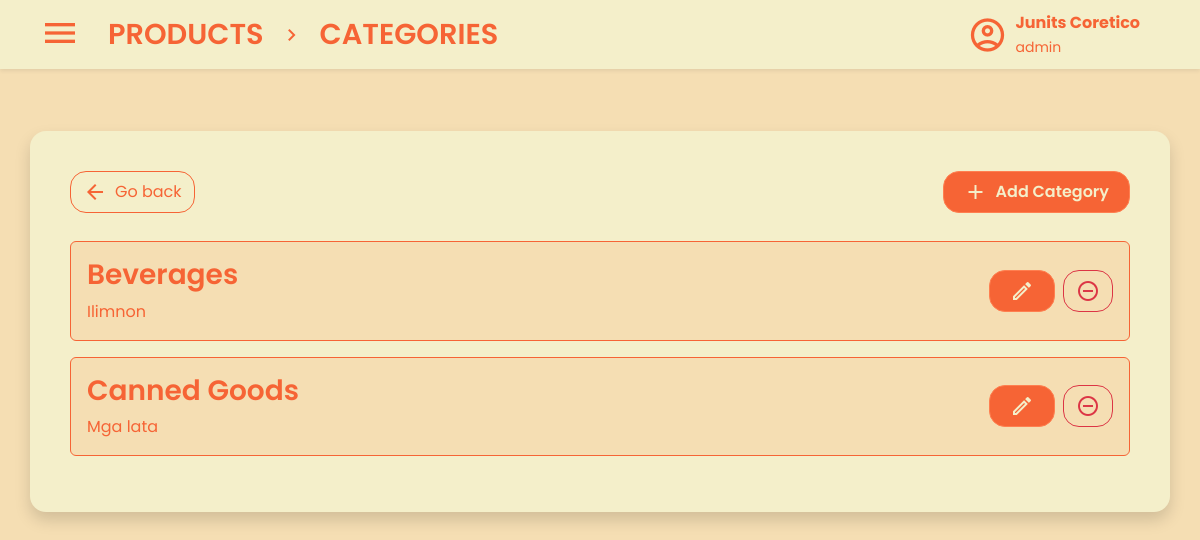
Before: /views/products/categories.php (signed in) with the older database file.
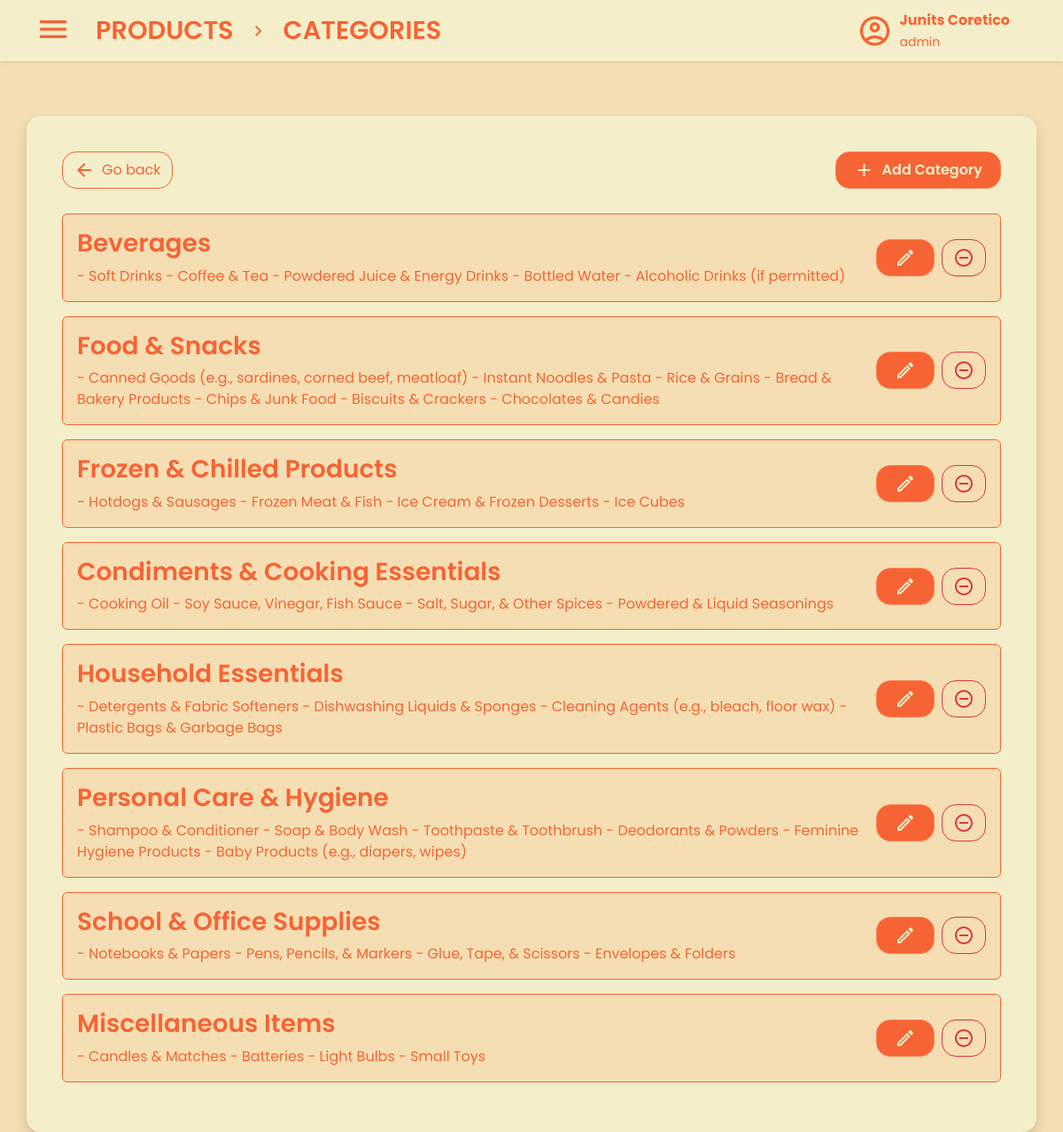
After: the same page with the newer database file.
### tables this page shows
CREATE TABLE `categories` (
  `CategoryID` int(11) NOT NULL,
  `Name` varchar(50) NOT NULL,
  `Description` text DEFAULT NULL,
  `Created_At` datetime NOT NULL DEFAULT current_timestamp(),
  `Created_By` int(11) NOT NULL,
  `Updated_At` datetime NOT NULL DEFAULT current_timestamp() ON UPDATE current_timestamp(),
  `Updated_By` int(11) NOT NULL
);

### views/products/categories.php (the view, shortened to what this page needs)
<?php
include '../../database/database.php';
?>
<!DOCTYPE html>
<html lang="en">
<head>
  <link rel="stylesheet" href="../../statics/categories-style.css" />
  <link rel="stylesheet" href="../../statics/products-style.css" />
  <link rel="stylesheet" href="../../statics/style.css" />
  <link rel="stylesheet" href="../../statics/css/bootstrap.min.css" />
</head>
<body class="main">
  <nav class="navbar bg-body-tertiary fixed-top shadow-sm">
    <div class="container-fluid">
      <div class="d-flex align-items-center">
        <button
          class="navbar-toggler mx-3 border-0 shadow-none"
          type="button"
          data-bs-toggle="offcanvas"
          data-bs-target="#offcanvasNavbar"
          aria-controls="offcanvasNavbar"
          aria-label="Toggle navigation">
          <span class="material-icons-outlined navbar-icon"> menu </span>
        </button>
        <a class="navbar-brand fw-semibold" href="../products.php">PRODUCTS</a>
        <span class="material-icons-outlined me-3">chevron_right</span>
        <a class="navbar-brand fw-semibold" href="../products.php">CATEGORIES</a>
      </div>
      <div class="d-flex align-items-center me-5 ms-auto">
        <span class="material-icons-outlined me-2 fs-1">account_circle</span>
        <div>
          <p class="fw-bold mb-0">
            <?php echo htmlspecialchars($_SESSION['first_name'] . ' ' . $_SESSION['last_name']); ?>
          </p>
          <small class="mt-0">
            <?php echo htmlspecialchars($_SESSION['role']); ?>
          </small>
        </div>
      </div>
    </div>
  </nav>
  <div class="container mt-4 pt-5 custom-container rounded-4 shadow">
    <div class="row justify-content-between align-items-center mb-4">
      <div class="col-auto">
        <a href="../products.php" class="btn btn-outline-secondary d-flex align-items-center gap-2 py-2 rounded-4">
          <span class="material-icons-outlined">arrow_back</span>
          Go back
        </a>
      </div>
      <div class="col-auto">
        <button type="button" class="btn btn-primary add-product-button d-flex align-items-center gap-2 py-2 rounded-4" data-bs-toggle="modal" data-bs-target="#addCategoryModal">
          <span class="material-icons-outlined">add</span>
          Add Category
        </button>
      </div>
    </div>
    <?php
    $stmt = $conn->prepare("SELECT CategoryID, Name, Description FROM categories");
    $stmt->execute();
    $result = $stmt->get_result();
    if ($result->num_rows > 0) {
      while ($row = $result->fetch_assoc()): ?>
        <div class="card mb-3" style="border-color: #f66435;">
          <div class="card-body d-flex justify-content-between align-items-center">
            <div>
              <h3 class="card-title fw-semibold" style="color: #f66435;"><?php echo htmlspecialchars($row['Name']); ?></h3>
              <p class="card-text" style="color: #f66435;"><?php echo htmlspecialchars($row['Description'] ?: 'No description'); ?></p>
            </div>
            <div class="d-flex gap-2">
              <button class="btn btn-primary add-product-button d-flex align-items-center gap-2 py-2 rounded-4"
                data-bs-toggle="modal"
                data-bs-target="#editCategoryModal"
                data-category-id="<?php echo $row['CategoryID']; ?>"
                data-category-name="<?php echo htmlspecialchars($row['Name']); ?>"
                data-category-desc="<?php echo htmlspecialchars($row['Description']); ?>">
                <span class="material-icons-outlined">edit</span>
              </button>
              <button class="btn btn-outline-danger d-flex align-items-center gap-2 py-2 rounded-4"
                data-bs-toggle="modal"
                data-bs-target="#deleteCategoryModal"
                data-category-id="<?php echo $row['CategoryID']; ?>"
                data-category-name="<?php echo htmlspecialchars($row['Name']); ?>">
                <span class="material-icons-outlined">remove_circle_outline</span>
              </button>
            </div>
          </div>
        </div>
      <?php endwhile; ?>
    <?php } ?>
  </div>
</body>
</html>

### statics/categories-style.css (style rules this page uses)
:root { --color-1: #f66435; --color-2: #f4efca; --color-3: #f5deb3; --color-4: #ff7f50; --color-5: #d49066; }
body { padding-top: 35px; }
.container.custom-container { background-color: #f4efca !important; color: #f66435 !important; padding: 2.5em !important; margin-top: 6em !important; }
.container.custom-container .card { background-color: var(--color-3); border-color: #f66435 !important; }
.container.custom-container .card .card-body .card-title { color: #f66435 !important; }

### statics/products-style.css (style rules this page uses)
:root { --color-1: #f66435; --color-2: #f4efca; --color-3: #f5deb3; --color-4: #ff7f50; --color-5: #d49066; }
body { padding-top: 35px; }
.container { padding-top: 2.5em !important; }
.container-fluid { background-color: var(--color-2) !important; }
.btn.add-product-button { background-color: var(--color-1) !important; border-color: var(--color-4) !important; color: var(--color-2) !important; font-weight: 600; padding: 10px 20px; transition: all 0.3s ease-in-out !important; }
.btn-outline-secondary { color: var(--color-1) !important; border-color: var(--color-1) !important; font-weight: 600; padding: 10px 20px; transition: all 0.3s ease-in-out !important; }

### statics/style.css (style rules this page uses)
:root { --color-1: #f66435; --color-2: #f4efca; --color-3: #f5deb3; --color-4: #ff7f50; --color-5: #d49066; --color-1-rgb: 246, 100, 53; }
* { font-family: "Poppins", sans-serif; }
.main { background-color: var(--color-3); }
p { color: var(--color-1); }
.btn-primary { background-color: #ff5733; border-color: #d43f00; color: white; padding: 12px 20px; border-radius: 8px; transition: background-color 0.3s ease, transform 0.2s ease; }
nav.navbar { background-color: var(--color-2) !important; color: var(--color-1) !important; }
.navbar-brand { font-size: 1.8em !important; color: var(--color-1) !important; }
.navbar .navbar-toggler .navbar-icon { color: var(--color-1) !important; font-size: 2em; }

Changed rows visible on the page:
removed categories: Name "Canned Goods", Description "Mga lata"
changed categories "Beverages": Description "Ilimnon" → "- Soft Drinks - Coffee & Tea - Powdered Juice & Energy Drinks - Bottled Water - Alcoholic Drinks (if permitted)"
added categories: Name "Food & Snacks", Description "- Canned Goods (e.g., sardines, corned beef, meatloaf) - Instant Noodles & Pasta - Rice & Grains - Bread & Bakery Products - Chips & Junk Food - Biscuits & Crackers - Chocolates & Candies"
added categories: Name "Frozen & Chilled Products", Description "- Hotdogs & Sausages - Frozen Meat & Fish - Ice Cream & Frozen Desserts - Ice Cubes"
added categories: Name "Condiments & Cooking Essentials", Description "- Cooking Oil - Soy Sauce, Vinegar, Fish Sauce - Salt, Sugar, & Other Spices - Powdered & Liquid Seasonings"
added categories: Name "Household Essentials", Description "- Detergents & Fabric Softeners - Dishwashing Liquids & Sponges - Cleaning Agents (e.g., bleach, floor wax) - Plastic Bags & Garbage Bags"
added categories: Name "Personal Care & Hygiene", Description "- Shampoo & Conditioner - Soap & Body Wash - Toothpaste & Toothbrush - Deodorants & Powders - Feminine Hygiene Products - Baby Products (e.g., diapers, wipes)"
added categories: Name "School & Office Supplies", Description "- Notebooks & Papers - Pens, Pencils, & Markers - Glue, Tape, & Scissors - Envelopes & Folders"
added categories: Name "Miscellaneous Items", Description "- Candles & Matches - Batteries - Light Bulbs - Small Toys"
